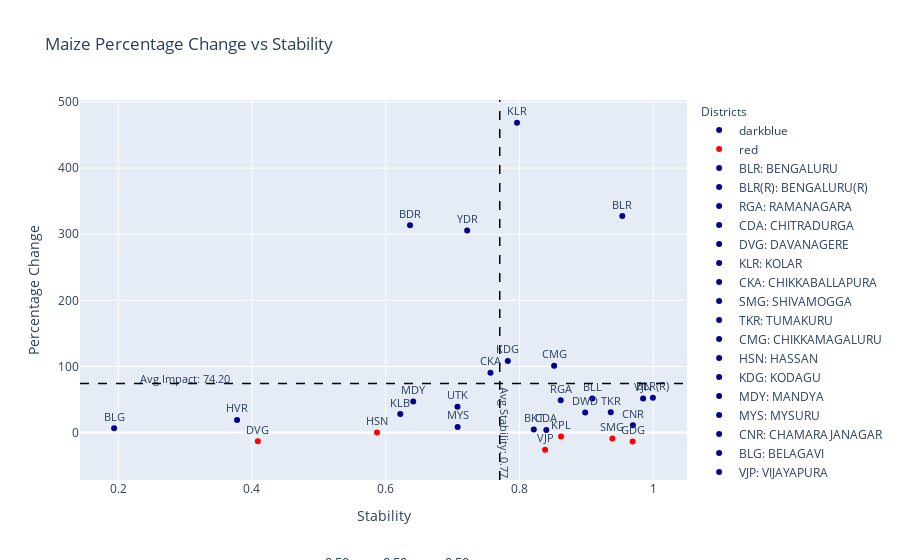

Notebook code cell kept with this figure:
### Code cell
import pandas as pd
import plotly.express as px
import ipywidgets as widgets
from ipywidgets import interact
from IPython.display import clear_output
import plotly.graph_objects as go

def update_plot(alpha1, alpha2, alpha3):
    
    tolerance = 1e-5 
    filtered_df = viz_df[
        (viz_df['Sensitivity_LivestockCensus_2012_Cattle'].between(alpha1 - tolerance, alpha1 + tolerance)) &
        (viz_df['Sensitivity_AreaUnderCereals_Maize'].between(alpha2 - tolerance, alpha2 + tolerance)) & 
        (viz_df['Sensitivity_TotalNPK'].between(alpha3 - tolerance, alpha3 + tolerance)) 
    ]

    # Create a scatter plot with filtered data
    fig = px.scatter(
        filtered_df, 
        x='Stability_Values', 
        y='Percentage Change', 
        title='Maize Percentage Change vs Stability',
        labels={'Percentage Change': 'Percentage Change', 'Stability_Values': 'Stability'},
        text='Abbreviation',
        opacity=1,
        color=filtered_df['Percentage Change'].apply(lambda val: 'red' if val < 0 else 'darkblue'),  # Conditional coloring
        color_discrete_map={'red': 'red', 'darkblue': 'darkblue'}
    )

    fig.update_traces(textposition='top center', textfont=dict(size=11))

    # Update layout to add annotations and legends
    fig.update_layout(
        annotations=[
            dict(
                x=0.5,
                y=-0.25,
                showarrow=False,
                text=f' α<sub>LV</sub>: {alpha1:.2f}, α<sub>AM</sub>: {alpha2:.2f}, α<sub>NPK</sub>: {alpha3:.2f}',
                xref="paper",
                yref="paper",
                font=dict(size=13)
            )
        ],
        legend_title_text='Districts',
        legend_title=dict(font=dict(size=12)),
    )

    # Adding custom legends with abbreviations and full forms
    legend_labels = [{'Abbreviation': abb, 'Full Form': full_form} 
                     for abb, full_form in zip(filtered_df['Abbreviation'].unique(), filtered_df['District'].unique())]

    for label in legend_labels:
        fig.add_trace(go.Scatter(
            x=[None],
            y=[None],
            mode='markers',
            marker=dict(color='darkblue'),
            name=f"{label['Abbreviation']}: {label['Full Form']}"
        ))

    # Adding average lines for stability and percentage change
    avg_stability = filtered_df['Stability_Values'].mean()
    avg_precent = filtered_df['Percentage Change'].mean()

    fig.add_shape(
        type='line',
        x0=avg_stability, y0=0, x1=avg_stability, y1=1,
        line=dict(color='black', width=1.5, dash='dash'),
        yref='paper'
    )

    fig.add_shape(
        type='line',
        x0=0, y0=avg_precent, x1=1, y1=avg_precent,
        line=dict(color='black', width=1.5, dash='dash'),
        xref='paper'
    )

    fig.add_annotation(
        x=avg_stability+0.0075,
        y=-0.07,
        text=f'Avg Stability: {avg_stability:.2f}',
        showarrow=False,
        font=dict(size=10.7),
        textangle=90  # Rotate text using textangle in annotations
    )


    fig.add_trace(go.Scatter(
        x=[0.3],
        y=[avg_precent+4.5],
        text=[f'Avg Impact: {avg_precent:.2f}'],
        mode="text",
        showlegend=False,
        textfont=dict(size=10.7)
    ))

    clear_output()

    display(fig)
    


# Creating sliders for interaction
alpha1_slider = widgets.FloatSlider(value=0.5, min=0, max=1, step=0.1, description='αLV:')
alpha2_slider = widgets.FloatSlider(value=0.5, min=0, max=1, step=0.1, description='αAM:')
alpha3_slider = widgets.FloatSlider(value=0.5, min=0, max=1, step=0.1, description='αNPK:')

# Creating interactive plot
interactive_plot = interact(update_plot, alpha1=alpha1_slider, alpha2=alpha2_slider, alpha3=alpha3_slider)

# Create update button to trigger plot update
update_button = widgets.Button(description="Update Plot")
update_button.on_click(lambda _: update_plot(alpha1_slider.value, alpha2_slider.value, alpha3_slider.value))

# Displaying the interactive plot along with the sliders and update button
display(widgets.HBox([update_button, alpha1_slider, alpha2_slider, alpha3_slider]))
display(interactive_plot)

### Figure 1 — Plotly figure (JSON) as saved in the notebook; plotly's stock layout.template omitted (floating-point values rounded to 4 significant figures)
{"data": [{"hovertemplate": "color=darkblue<br>Stability=%{x}<br>Percentage Change=%{y}<br>Abbreviation=%{text}<extra></extra>", "legendgroup": "darkblue", "marker": {"color": "darkblue", "opacity": 1, "symbol": "circle"}, "mode": "markers+text", "name": "darkblue", "orientation": "v", "showlegend": true, "text": ["BLR", "BLR(R)", "RGA", "CDA", "KLR", "CKA", "TKR", "CMG", "KDG", "MDY", "MYS", "CNR", "BLG", "BKT", "DWD", "HVR", "UTK", "BLL", "BDR", "KLB", "YDR", "VJN"], "textfont": {"size": 11}, "textposition": "top center", "type": "scatter", "x": [0.9537, 0.9995, 0.8617, 0.8401, 0.7963, 0.7566, 0.9365, 0.8518, 0.7825, 0.6411, 0.7075, 0.9695, 0.1938, 0.8214, 0.8982, 0.3777, 0.7073, 0.9089, 0.6363, 0.6218, 0.7218, 0.9849], "xaxis": "x", "y": [327.5, 52.4, 48.9, 3.805, 468.7, 90.42, 30.53, 100.9, 108.2, 46.95, 8.411, 10.82, 6.333, 4.337, 30.38, 18.91, 38.79, 51.43, 313.6, 27.8, 305.7, 51.43], "yaxis": "y"}, {"hovertemplate": "color=red<br>Stability=%{x}<br>Percentage Change=%{y}<br>Abbreviation=%{text}<extra></extra>", "legendgroup": "red", "marker": {"color": "red", "opacity": 1, "symbol": "circle"}, "mode": "markers+text", "name": "red", "orientation": "v", "showlegend": true, "text": ["DVG", "SMG", "HSN", "VJP", "GDG", "KPL"], "textfont": {"size": 11}, "textposition": "top center", "type": "scatter", "x": [0.4088, 0.9389, 0.5869, 0.8383, 0.9691, 0.8621], "xaxis": "x", "y": [-13.37, -9.231, -0.09321, -26.35, -13.73, -6.077], "yaxis": "y"}, {"marker": {"color": "darkblue"}, "mode": "markers", "name": "BLR: BENGALURU", "type": "scatter", "x": [null], "y": [null]}, {"marker": {"color": "darkblue"}, "mode": "markers", "name": "BLR(R): BENGALURU(R)", "type": "scatter", "x": [null], "y": [null]}, {"marker": {"color": "darkblue"}, "mode": "markers", "name": "RGA: RAMANAGARA", "type": "scatter", "x": [null], "y": [null]}, {"marker": {"color": "darkblue"}, "mode": "markers", "name": "CDA: CHITRADURGA", "type": "scatter", "x": [null], "y": [null]}, {"marker": {"color": "darkblue"}, "mode": "markers", "name": "DVG: DAVANAGERE", "type": "scatter", "x": [null], "y": [null]}, {"marker": {"color": "darkblue"}, "mode": "markers", "name": "KLR: KOLAR", "type": "scatter", "x": [null], "y": [null]}, {"marker": {"color": "darkblue"}, "mode": "markers", "name": "CKA: CHIKKABALLAPURA", "type": "scatter", "x": [null], "y": [null]}, {"marker": {"color": "darkblue"}, "mode": "markers", "name": "SMG: SHIVAMOGGA", "type": "scatter", "x": [null], "y": [null]}, {"marker": {"color": "darkblue"}, "mode": "markers", "name": "TKR: TUMAKURU", "type": "scatter", "x": [null], "y": [null]}, {"marker": {"color": "darkblue"}, "mode": "markers", "name": "CMG: CHIKKAMAGALURU", "type": "scatter", "x": [null], "y": [null]}, {"marker": {"color": "darkblue"}, "mode": "markers", "name": "HSN: HASSAN", "type": "scatter", "x": [null], "y": [null]}, {"marker": {"color": "darkblue"}, "mode": "markers", "name": "KDG: KODAGU", "type": "scatter", "x": [null], "y": [null]}, {"marker": {"color": "darkblue"}, "mode": "markers", "name": "MDY: MANDYA", "type": "scatter", "x": [null], "y": [null]}, {"marker": {"color": "darkblue"}, "mode": "markers", "name": "MYS: MYSURU", "type": "scatter", "x": [null], "y": [null]}, {"marker": {"color": "darkblue"}, "mode": "markers", "name": "CNR: CHAMARAJANAGAR", "type": "scatter", "x": [null], "y": [null]}, {"marker": {"color": "darkblue"}, "mode": "markers", "name": "BLG: BELAGAVI", "type": "scatter", "x": [null], "y": [null]}, {"marker": {"color": "darkblue"}, "mode": "markers", "name": "VJP: VIJAYAPURA", "type": "scatter", "x": [null], "y": [null]}, {"marker": {"color": "darkblue"}, "mode": "markers", "name": "BKT: BAGALKOT", "type": "scatter", "x": [null], "y": [null]}, {"marker": {"color": "darkblue"}, "mode": "markers", "name": "DWD: DHARAWAD", "type": "scatter", "x": [null], "y": [null]}, {"marker": {"color": "darkblue"}, "mode": "markers", "name": "GDG: GADAG", "type": "scatter", "x": [null], "y": [null]}, {"marker": {"color": "darkblue"}, "mode": "markers", "name": "HVR: HAVERI", "type": "scatter", "x": [null], "y": [null]}, {"marker": {"color": "darkblue"}, "mode": "markers", "name": "UTK: UTTARA KANNADA", "type": "scatter", "x": [null], "y": [null]}, {"marker": {"color": "darkblue"}, "mode": "markers", "name": "BLL: BALLARI", "type": "scatter", "x": [null], "y": [null]}, {"marker": {"color": "darkblue"}, "mode": "markers", "name": "BDR: BIDAR", "type": "scatter", "x": [null], "y": [null]}, {"marker": {"color": "darkblue"}, "mode": "markers", "name": "KLB: KALABURAGI", "type": "scatter", "x": [null], "y": [null]}, {"marker": {"color": "darkblue"}, "mode": "markers", "name": "YDR: YADGIRI", "type": "scatter", "x": [null], "y": [null]}, {"marker": {"color": "darkblue"}, "mode": "markers", "name": "KPL: KOPPAL", "type": "scatter", "x": [null], "y": [null]}, {"marker": {"color": "darkblue"}, "mode": "markers", "name": "VJN: VIJAYANAGARA", "type": "scatter", "x": [null], "y": [null]}, {"mode": "text", "showlegend": false, "text": ["Avg Impact: 74.20"], "textfont": {"size": 10.7}, "type": "scatter", "x": [0.3], "y": [78.7]}], "layout": {"annotations": [{"font": {"size": 13}, "showarrow": false, "text": " α<sub>LV</sub>: 0.50, α<sub>AM</sub>: 0.50, α<sub>NPK</sub>: 0.50", "x": 0.5, "xref": "paper", "y": -0.25, "yref": "paper"}, {"font": {"size": 10.7}, "showarrow": false, "text": "Avg Stability: 0.77", "textangle": 90, "x": 0.778, "y": -0.07}], "legend": {"title": {"font": {"size": 12}, "text": "Districts"}, "tracegroupgap": 0}, "shapes": [{"line": {"color": "black", "dash": "dash", "width": 1.5}, "type": "line", "x0": 0.7705, "x1": 0.7705, "y0": 0, "y1": 1, "yref": "paper"}, {"line": {"color": "black", "dash": "dash", "width": 1.5}, "type": "line", "x0": 0, "x1": 1, "xref": "paper", "y0": 74.2, "y1": 74.2}], "title": {"text": "Maize Percentage Change vs Stability"}, "xaxis": {"anchor": "y", "domain": [0, 1], "title": {"text": "Stability"}}, "yaxis": {"anchor": "x", "domain": [0, 1], "title": {"text": "Percentage Change"}}}}
